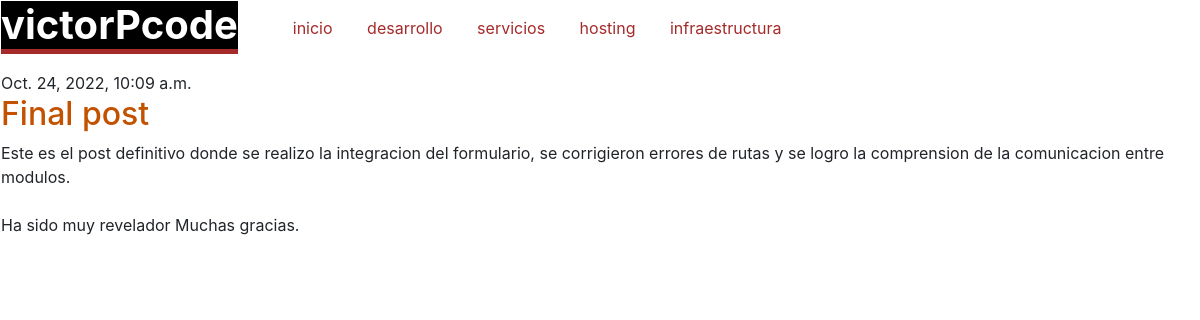
The app's page /post/4/ with its own data.
### blog/models.py (models this page shows, shortened)
class Post(models.Model):
    author = models.ForeignKey(settings.AUTH_USER_MODEL, on_delete=models.CASCADE)
    title = models.CharField(max_length=200)
    text = models.TextField()
    created_date = models.DateTimeField(default=timezone.now)
    published_date = models.DateTimeField(blank=True, null=True)

### blog/views.py (the view)
# urls.py: path('post/<int:pk>/', views.post_detail, name='post_detail'),
def post_detail(request, pk):
    post = get_object_or_404(Post, pk=pk)
    return render(request, 'blog/post_detail.html', {'post': post})

### blog/templates/blog/post_detail.html (shortened to what this page needs)
{% extends 'blog/base.html' %}
{% block content %}
<main>
    <article class="post">
        {% if post.published_date %}
            <time class="date">
                {{ post.published_date }}
            </time>
        {% endif %}
        <h2 style="color: #C25100;">{{ post.title }}</h2>
        <p>{{ post.text|linebreaksbr }}</p>
    </article>
</main>
{% endblock %}

### records on screen
Post: published_date "Oct. 24, 2022, 10:09 a.m.", title "Final post", text "Este es el post definitivo donde se realizo la integracion del formulario, se corrigieron errores de rutas y se logro la comprension de la comunicacion entre modulos. Ha sido muy revelador Muchas gracias."
